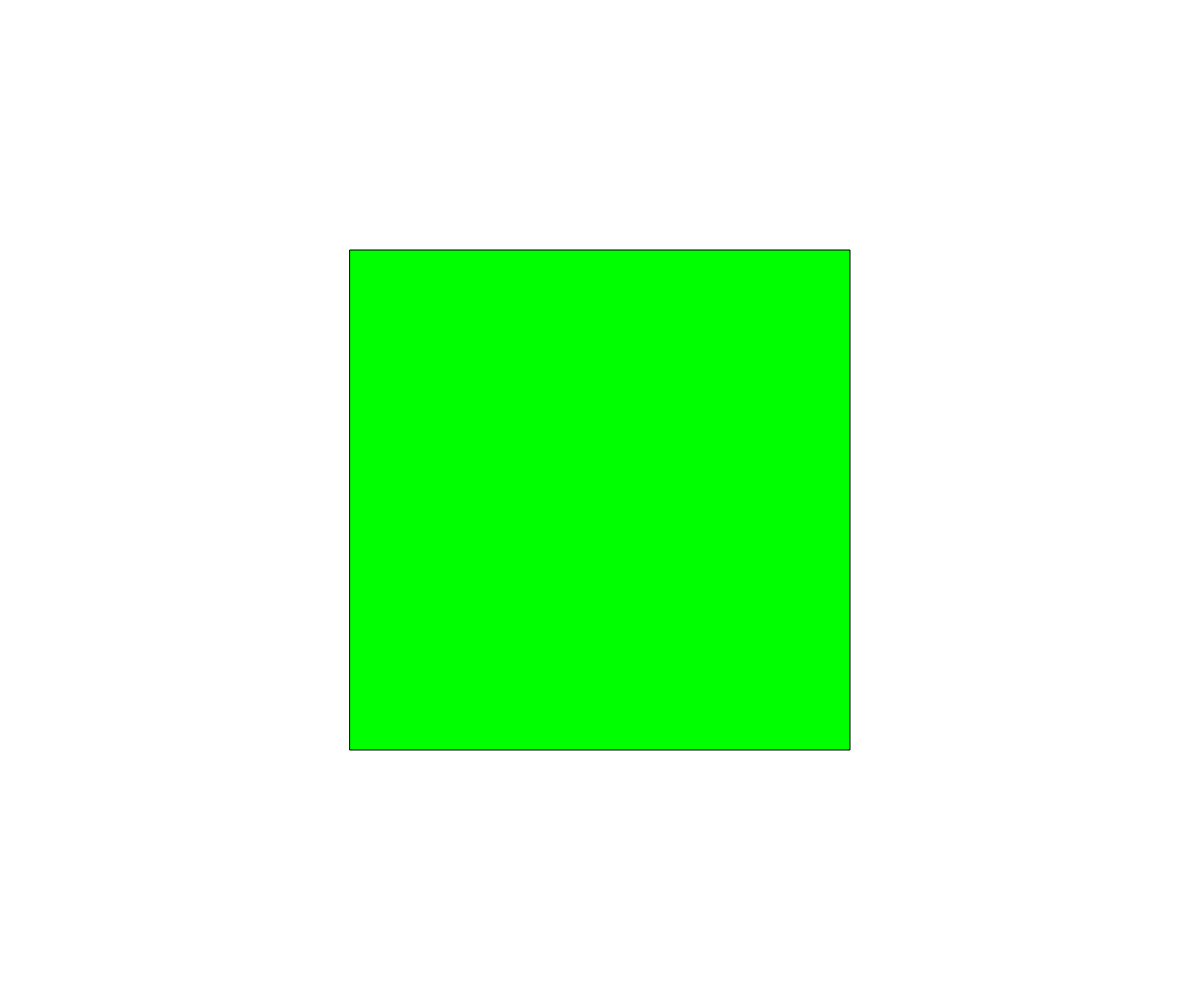
Frame 1 (no input)
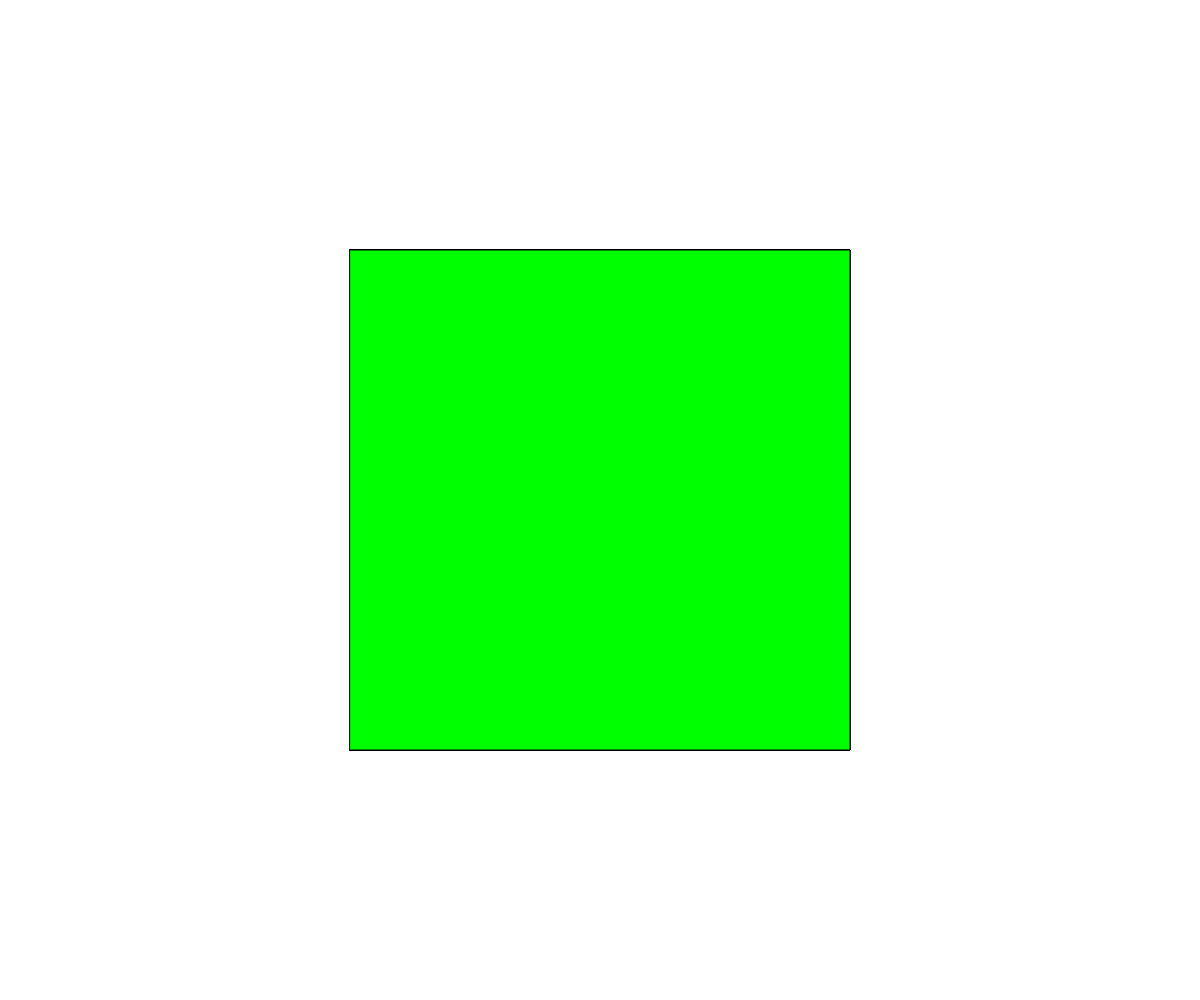
Frame 60 (no input)
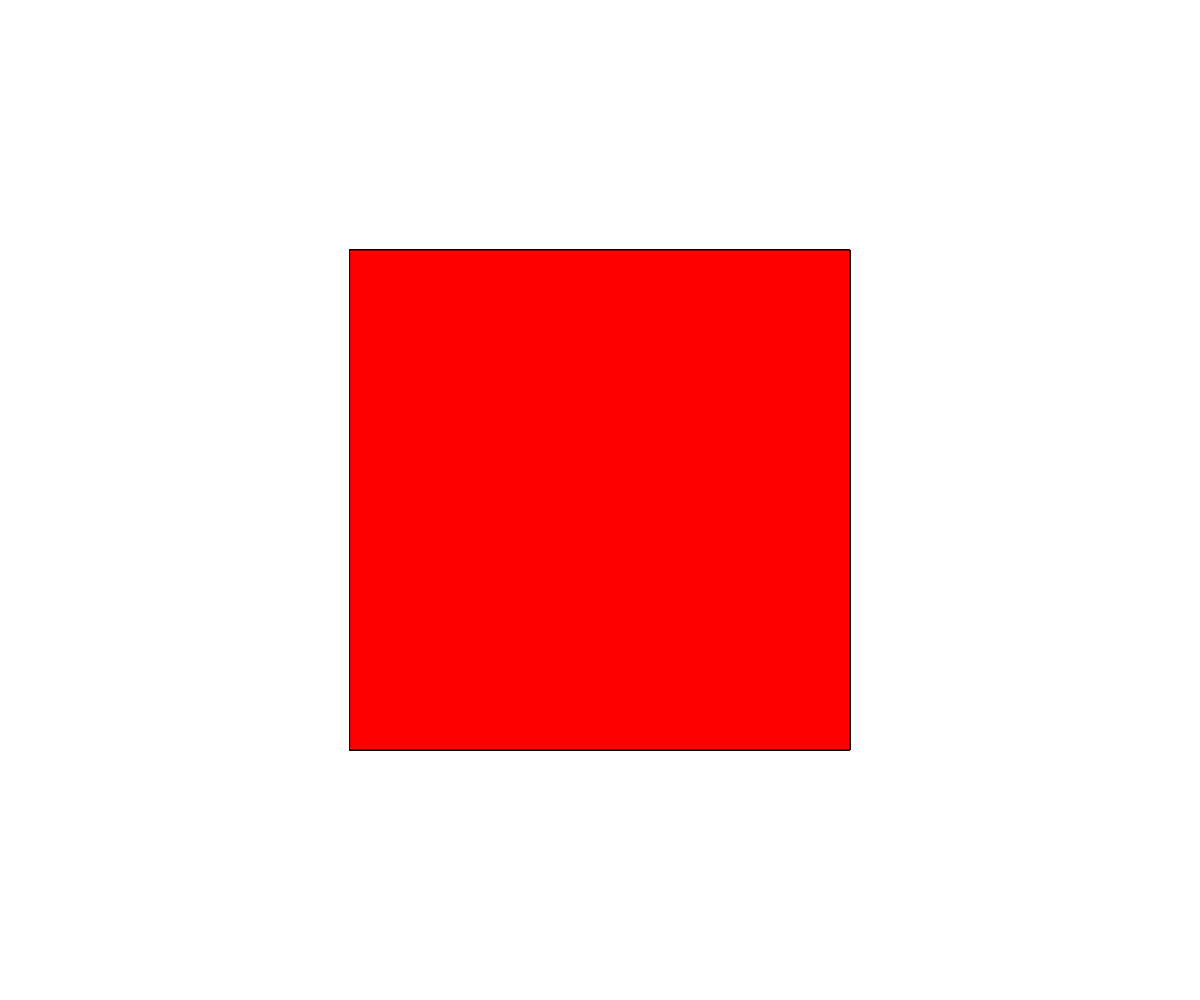
Frame 120 (the mouse pressed at the canvas centre since frame 60)

The p5.js sketch that drew these frames (run headless with seeded random() and noise() and a simulated clock; from frame 60 on, the mouse is pressed at the canvas centre):

// p5.js sketch
// ── sketch.js
// exercicio de botão 

var x, y, tamanho;
function setup() 
{
  createCanvas (windowWidth, windowHeight);
}

// & - significa e
// || - significa ou

function draw() 
{
  x = width/2;
  y = height/2;
  t = height/2;

  if (
    mouseX >= x - (t/2) && mouseX <= x + (t/2) &&
    mouseY >= y - (t/2) && mouseY <= y + (t/2) && mouseIsPressed === true )

  { 

  fill(255, 0 ,0 );
  }
  else
  { 
  fill (0, 255, 0);
  }

  rectMode (CENTER);
  rect(x, y, t, t);
}


function windowResized() 
{
  resizeCanvas (windowWidth, windowHeight);
}
